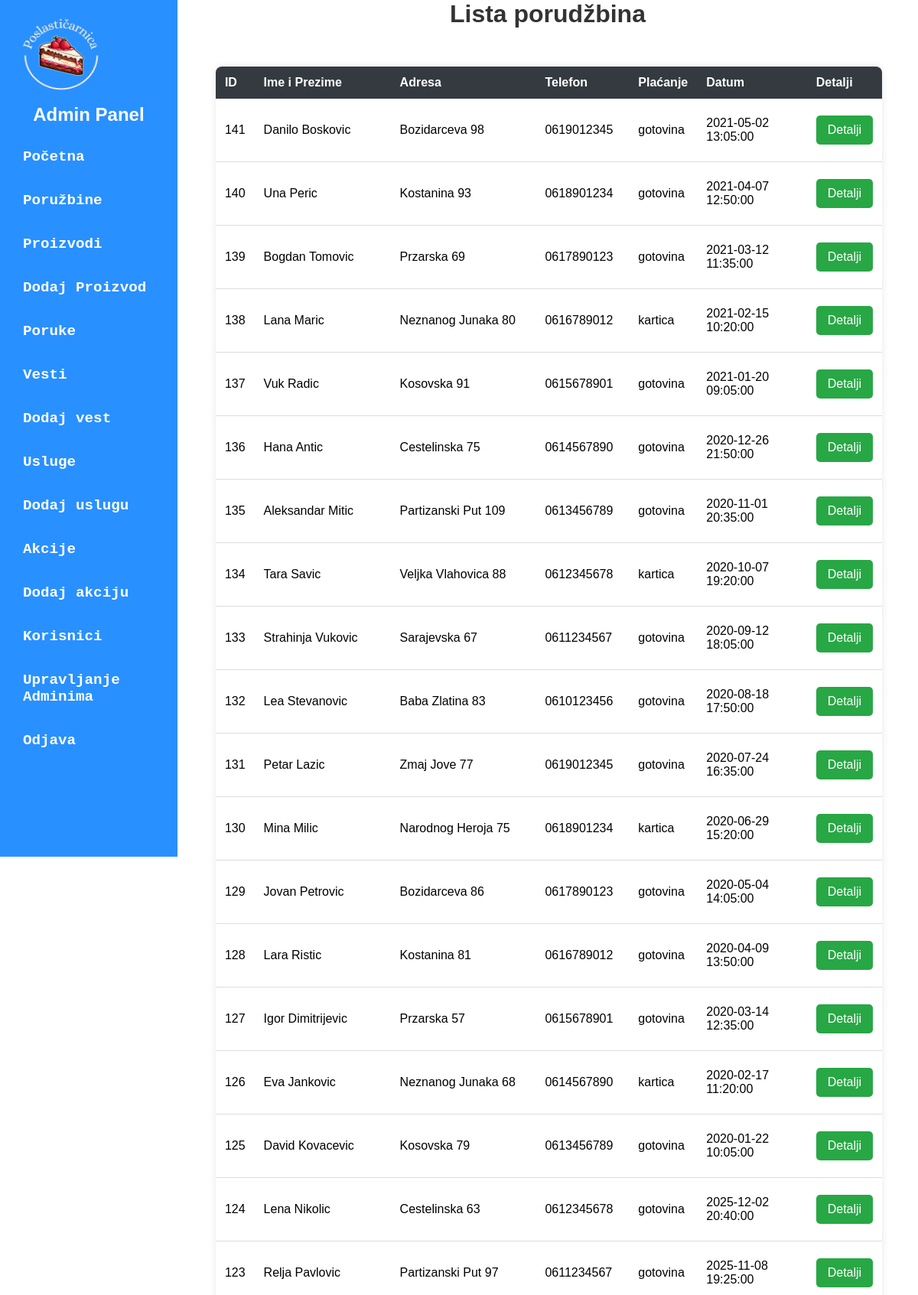
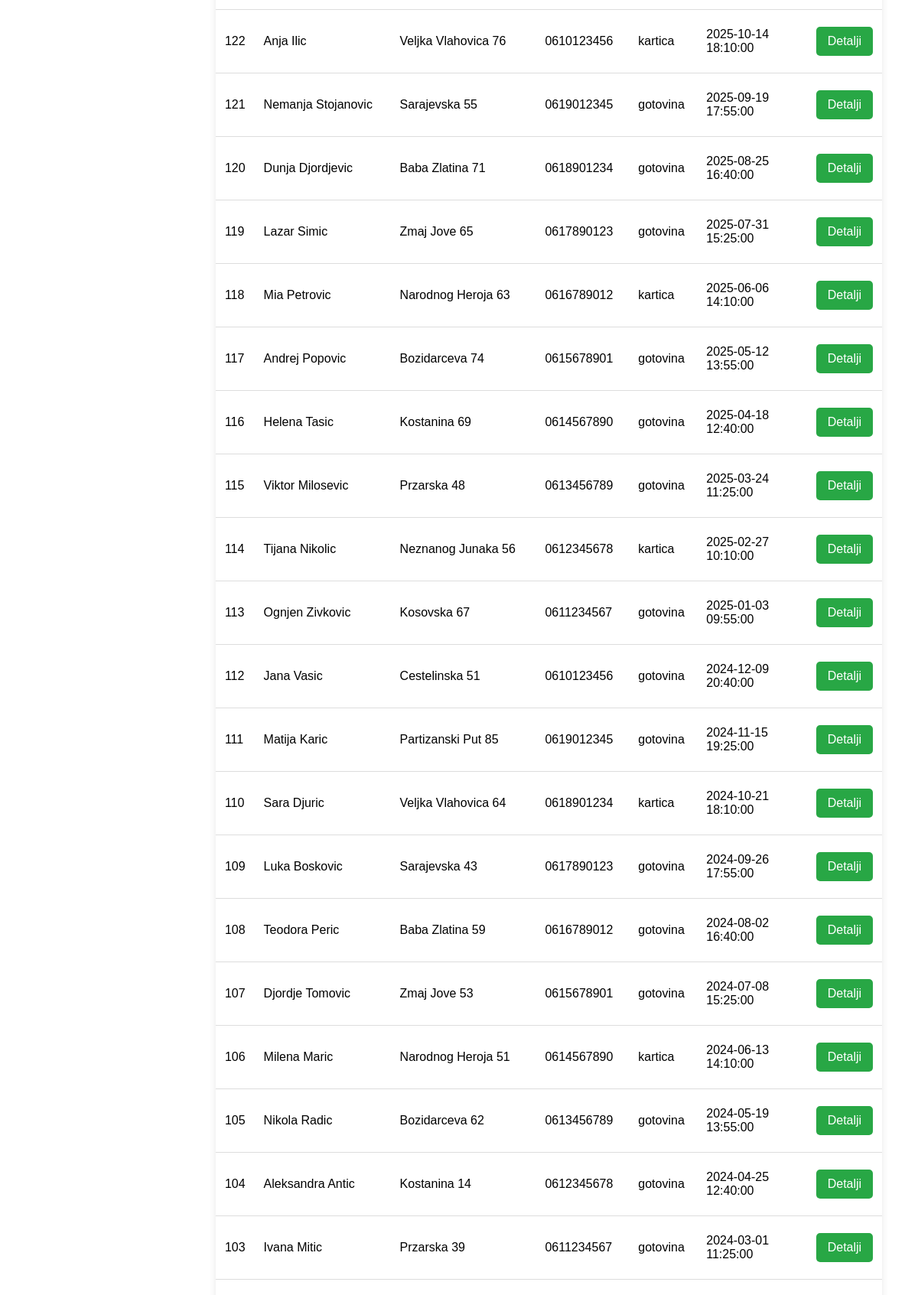
The app's page /admin/admin-dashboard.php?page=poružbina (upper part) with its own data (2 pictures, top to bottom).
### tables this page shows
CREATE TABLE IF NOT EXISTS `porudzbina` (
  `id` int(10) unsigned NOT NULL AUTO_INCREMENT,
  `ime` varchar(50) NOT NULL,
  `prezime` varchar(50) NOT NULL,
  `adresa` varchar(100) NOT NULL,
  `telefon` varchar(20) NOT NULL,
  `nacin_placanja` varchar(30) NOT NULL DEFAULT 'gotovina',
  `datum_porudzbine` datetime NOT NULL DEFAULT current_timestamp(),
  PRIMARY KEY (`id`) USING BTREE
);

### admin/model/sve-porudzbineModel.php (called while the page is built)
<?php
$query = "SELECT * FROM porudzbina ORDER BY id DESC";
$query_run = mysqli_query($con, $query);
if ($query_run && mysqli_num_rows($query_run) > 0) {
    $porudzbine = mysqli_fetch_all($query_run, MYSQLI_ASSOC);
} else {
    $porudzbine = [];
}
?>

### admin/view/listaPorudzbina.php (the view, shortened to what this page needs)
<!DOCTYPE html>
<html lang="sr">
<head>
    <link rel="stylesheet" href="./public/table-style.css">
</head>
<body>
    <h1>Lista porudžbina</h1>
    <?php if (empty($porudzbine)): ?>
        <p style="text-align:center;">📭 Trenutno nema porudžbina.</p>
    <?php else: ?>
        <table>
            <tr>
                <th>ID</th>
                <th>Ime i Prezime</th>
                <th>Adresa</th>
                <th>Telefon</th>
                <th>Plaćanje</th>
                <th>Datum</th>
                <th>Detalji</th>
            </tr>
            <?php foreach ($porudzbine as $p): ?>
                <tr>
                    <td><?= $p['id'] ?></td>
                    <td><?= htmlspecialchars($p['ime'] . ' ' . $p['prezime']) ?></td>
                    <td><?= htmlspecialchars($p['adresa']) ?></td>
                    <td><?= htmlspecialchars($p['telefon']) ?></td>
                    <td><?= htmlspecialchars($p['nacin_placanja']) ?></td>
                    <td><?= $p['datum_porudzbine'] ?></td>
                    <td> <a href="admin-dashboard.php?page=detaljiPorudzbine&id=<?= $p['id'] ?>" id="dugme">Detalji</a>
                    </td>
                </tr>
            <?php endforeach; ?>
        </table>
    <?php endif; ?>
</body>
</html>

### admin/public/admin-nav.css (style rules this page uses)
* { margin: 0; padding: 0; box-sizing: border-box; font-family: Arial, sans-serif; }

### admin/public/table-style.css (style rules this page uses)
h1 { text-align: center; color: #333; }
#dugme { display: inline-block; margin: 10px auto; padding: 10px 15px; text-decoration: none; color: white; background-color: #28a745; border-radius: 5px; text-align: center; }
table { width: 90%; margin: 50px; border-collapse: collapse; background-color: white; box-shadow: 0px 0px 10px rgba(0, 0, 0, 0.1); border-radius: 8px; overflow: hidden; }
th { background-color: #343a40; color: white; padding: 12px; text-align: left; }
td { padding: 12px; border-bottom: 1px solid #ddd; }

### records on screen
porudzbina: id "141", ime+prezime "Danilo Boskovic", adresa "Bozidarceva 98", telefon "0619012345", nacin_placanja "gotovina", datum_porudzbine "2021-05-02 13:05:00"
porudzbina: id "140", ime+prezime "Una Peric", adresa "Kostanina 93", telefon "0618901234", nacin_placanja "gotovina", datum_porudzbine "2021-04-07 12:50:00"
porudzbina: id "139", ime+prezime "Bogdan Tomovic", adresa "Przarska 69", telefon "0617890123", nacin_placanja "gotovina", datum_porudzbine "2021-03-12 11:35:00"
porudzbina: id "138", ime+prezime "Lana Maric", adresa "Neznanog Junaka 80", telefon "0616789012", nacin_placanja "kartica", datum_porudzbine "2021-02-15 10:20:00"
porudzbina: id "137", ime+prezime "Vuk Radic", adresa "Kosovska 91", telefon "0615678901", nacin_placanja "gotovina", datum_porudzbine "2021-01-20 09:05:00"
porudzbina: id "136", ime+prezime "Hana Antic", adresa "Cestelinska 75", telefon "0614567890", nacin_placanja "gotovina", datum_porudzbine "2020-12-26 21:50:00"
porudzbina: id "135", ime+prezime "Aleksandar Mitic", adresa "Partizanski Put 109", telefon "0613456789", nacin_placanja "gotovina", datum_porudzbine "2020-11-01 20:35:00"
porudzbina: id "134", ime+prezime "Tara Savic", adresa "Veljka Vlahovica 88", telefon "0612345678", nacin_placanja "kartica", datum_porudzbine "2020-10-07 19:20:00"
porudzbina: id "133", ime+prezime "Strahinja Vukovic", adresa "Sarajevska 67", telefon "0611234567", nacin_placanja "gotovina", datum_porudzbine "2020-09-12 18:05:00"
porudzbina: id "132", ime+prezime "Lea Stevanovic", adresa "Baba Zlatina 83", telefon "0610123456", nacin_placanja "gotovina", datum_porudzbine "2020-08-18 17:50:00"
porudzbina: id "131", ime+prezime "Petar Lazic", adresa "Zmaj Jove 77", telefon "0619012345", nacin_placanja "gotovina", datum_porudzbine "2020-07-24 16:35:00"
porudzbina: id "130", ime+prezime "Mina Milic", adresa "Narodnog Heroja 75", telefon "0618901234", nacin_placanja "kartica", datum_porudzbine "2020-06-29 15:20:00"
porudzbina: id "129", ime+prezime "Jovan Petrovic", adresa "Bozidarceva 86", telefon "0617890123", nacin_placanja "gotovina", datum_porudzbine "2020-05-04 14:05:00"
porudzbina: id "128", ime+prezime "Lara Ristic", adresa "Kostanina 81", telefon "0616789012", nacin_placanja "gotovina", datum_porudzbine "2020-04-09 13:50:00"
porudzbina: id "127", ime+prezime "Igor Dimitrijevic", adresa "Przarska 57", telefon "0615678901", nacin_placanja "gotovina", datum_porudzbine "2020-03-14 12:35:00"
porudzbina: id "126", ime+prezime "Eva Jankovic", adresa "Neznanog Junaka 68", telefon "0614567890", nacin_placanja "kartica", datum_porudzbine "2020-02-17 11:20:00"
porudzbina: id "125", ime+prezime "David Kovacevic", adresa "Kosovska 79", telefon "0613456789", nacin_placanja "gotovina", datum_porudzbine "2020-01-22 10:05:00"
porudzbina: id "124", ime+prezime "Lena Nikolic", adresa "Cestelinska 63", telefon "0612345678", nacin_placanja "gotovina", datum_porudzbine "2025-12-02 20:40:00"
porudzbina: id "123", ime+prezime "Relja Pavlovic", adresa "Partizanski Put 97", telefon "0611234567", nacin_placanja "gotovina", datum_porudzbine "2025-11-08 19:25:00"
porudzbina: id "122", ime+prezime "Anja Ilic", adresa "Veljka Vlahovica 76", telefon "0610123456", nacin_placanja "kartica", datum_porudzbine "2025-10-14 18:10:00"
porudzbina: id "121", ime+prezime "Nemanja Stojanovic", adresa "Sarajevska 55", telefon "0619012345", nacin_placanja "gotovina", datum_porudzbine "2025-09-19 17:55:00"
porudzbina: id "120", ime+prezime "Dunja Djordjevic", adresa "Baba Zlatina 71", telefon "0618901234", nacin_placanja "gotovina", datum_porudzbine "2025-08-25 16:40:00"
porudzbina: id "119", ime+prezime "Lazar Simic", adresa "Zmaj Jove 65", telefon "0617890123", nacin_placanja "gotovina", datum_porudzbine "2025-07-31 15:25:00"
porudzbina: id "118", ime+prezime "Mia Petrovic", adresa "Narodnog Heroja 63", telefon "0616789012", nacin_placanja "kartica", datum_porudzbine "2025-06-06 14:10:00"
porudzbina: id "117", ime+prezime "Andrej Popovic", adresa "Bozidarceva 74", telefon "0615678901", nacin_placanja "gotovina", datum_porudzbine "2025-05-12 13:55:00"
porudzbina: id "116", ime+prezime "Helena Tasic", adresa "Kostanina 69", telefon "0614567890", nacin_placanja "gotovina", datum_porudzbine "2025-04-18 12:40:00"
porudzbina: id "115", ime+prezime "Viktor Milosevic", adresa "Przarska 48", telefon "0613456789", nacin_placanja "gotovina", datum_porudzbine "2025-03-24 11:25:00"
porudzbina: id "114", ime+prezime "Tijana Nikolic", adresa "Neznanog Junaka 56", telefon "0612345678", nacin_placanja "kartica", datum_porudzbine "2025-02-27 10:10:00"
porudzbina: id "113", ime+prezime "Ognjen Zivkovic", adresa "Kosovska 67", telefon "0611234567", nacin_placanja "gotovina", datum_porudzbine "2025-01-03 09:55:00"
porudzbina: id "112", ime+prezime "Jana Vasic", adresa "Cestelinska 51", telefon "0610123456", nacin_placanja "gotovina", datum_porudzbine "2024-12-09 20:40:00"
porudzbina: id "111", ime+prezime "Matija Karic", adresa "Partizanski Put 85", telefon "0619012345", nacin_placanja "gotovina", datum_porudzbine "2024-11-15 19:25:00"
porudzbina: id "110", ime+prezime "Sara Djuric", adresa "Veljka Vlahovica 64", telefon "0618901234", nacin_placanja "kartica", datum_porudzbine "2024-10-21 18:10:00"
porudzbina: id "109", ime+prezime "Luka Boskovic", adresa "Sarajevska 43", telefon "0617890123", nacin_placanja "gotovina", datum_porudzbine "2024-09-26 17:55:00"
porudzbina: id "108", ime+prezime "Teodora Peric", adresa "Baba Zlatina 59", telefon "0616789012", nacin_placanja "gotovina", datum_porudzbine "2024-08-02 16:40:00"
porudzbina: id "107", ime+prezime "Djordje Tomovic", adresa "Zmaj Jove 53", telefon "0615678901", nacin_placanja "gotovina", datum_porudzbine "2024-07-08 15:25:00"
porudzbina: id "106", ime+prezime "Milena Maric", adresa "Narodnog Heroja 51", telefon "0614567890", nacin_placanja "kartica", datum_porudzbine "2024-06-13 14:10:00"
porudzbina: id "105", ime+prezime "Nikola Radic", adresa "Bozidarceva 62", telefon "0613456789", nacin_placanja "gotovina", datum_porudzbine "2024-05-19 13:55:00"
porudzbina: id "104", ime+prezime "Aleksandra Antic", adresa "Kostanina 14", telefon "0612345678", nacin_placanja "gotovina", datum_porudzbine "2024-04-25 12:40:00"
porudzbina: id "103", ime+prezime "Ivana Mitic", adresa "Przarska 39", telefon "0611234567", nacin_placanja "gotovina", datum_porudzbine "2024-03-01 11:25:00"
